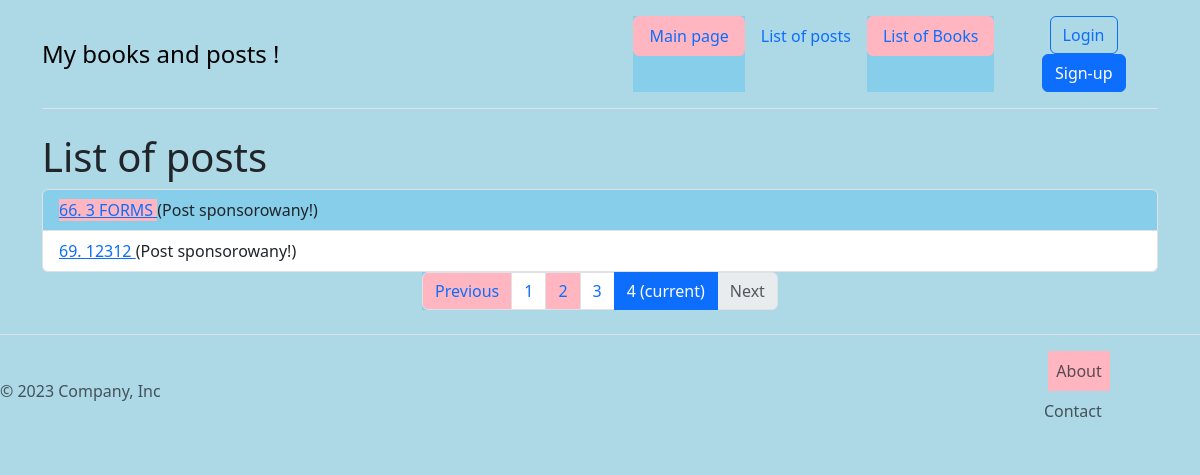
The app's page /posts/?page=4, older data.
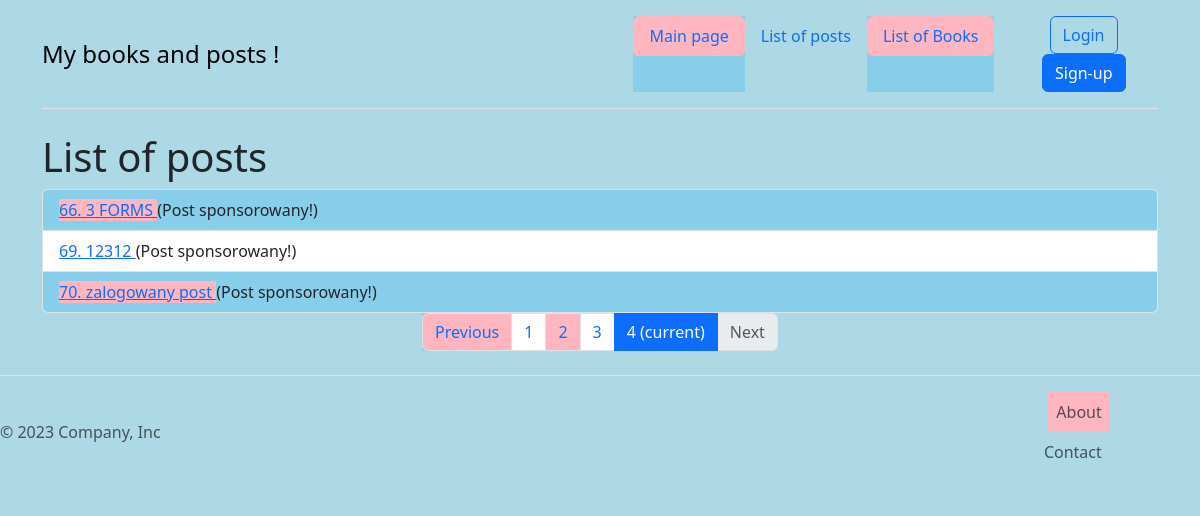
The same page, newer data.
### posts/models.py (models this page shows, shortened)
class Timestamped(models.Model, CheckAgeMixin):
    created = models.DateTimeField(auto_now_add=True)
    modified = models.DateTimeField(auto_now_add=True)
    class Meta:
        abstract = True

class Post(Timestamped):
    title = models.CharField(verbose_name='Tytuł' ,max_length=250)
    content = models.TextField(verbose_name='Treść')
    published = models.BooleanField(verbose_name='Opublikowany', default=False)
    sponsored = models.BooleanField(verbose_name='Sponsorowany', default=False)
    author = models.ForeignKey("auth.User", on_delete=models.CASCADE, related_name="posts")
    tags = models.ManyToManyField("tags.Tag", related_name="posts")
    categories = models.ManyToManyField(Category, related_name='posts', blank=True)
    example_file = models.FileField(upload_to='posts/examples/', blank=True, null=True)
    image = models.ImageField(upload_to="posts/images/%Y/%m/%d", null=True, blank=True)

### posts/views.py (the view)
# urls.py: path('', posts_list, name='list'),
def posts_list(request):
    posts = Post.objects.filter(published=True)
    q = request.GET.get("q")
    if q:
        posts = posts.filter(title__icontains=q)
    paginator = Paginator(posts, 10)
    page_number = request.GET.get('page')
    posts_list = paginator.get_page(page_number)
    context = {'posts_list': posts_list}
    return render(request, 'posts/list.html', context)

### posts/templates/posts/list.html
{% extends 'base.html' %}
{% load static %}
{% block styles %}
<link href="{% static 'posts/css/style.css' %}" rel="stylesheet">
{% endblock %}
{% block content %}
    <h1> List of posts </h1>
    <ul class="list-group">
        {% for post in posts_list %}
            <li class="list-group-item">
                <a href="{% url 'posts:details' post.id %}"> {{ post.id }}. {{ post.title }} </a>
                {% if post.sponsored %}
                    (Post sponsorowany!)
                {% endif %}
            </li>
        {% endfor %}
    </ul>
<nav aria-label="Page navigation">
     <ul class="pagination justify-content-center">
         {% if posts_list.has_previous %}
         <li class="page-item">
            <a class="page-link" href="?page={{ posts_list.previous_page_number }}">Previous</a>
         </li>
         {% else %}
         <li class="page-item disabled">
            <a class="page-link" href="#" tabindex="-1" aria-disabled="True">Previous</a>
         </li>
             {% endif %}
             {% for i in posts_list.paginator.page_range %}
             {% if posts_list.number == i %}
         <li class="page-item active" aria-current="page">
         <span class="page-link">
             {{ i }}
             <span class="sr-only">(current)</span>
         </span>
         </li>
             {% else %}
             <li class="page-item"><a class="page-link" href="?page={{ i }}">{{ i }}</a></li>
             {% endif %}
             {% endfor %}
             {% if posts_list.has_next %}
             <li class="page-item">
             <a class="page-link" href="?page={{ posts_list.next_page_number }}">Next</a>
         </li>
             {% else %}
             <li class="page-item disabled">
             <a class="page-link" href="#" tabindex="-1" aria-disabled="True">Next</a>
         </li>
         {% endif %}
    </ul>
</nav>
{% endblock %}

### templates/base.html (shortened to what this page needs)
{% load static %}
<!DOCTYPE html>
<html lang="en">
<head>
    <link href="https://cdn.jsdelivr.net/npm/bootstrap@5.3.0-alpha3/dist/css/bootstrap.min.css" rel="stylesheet"
>
    <link href="{% static 'main/css/style.css' %}" rel="stylesheet">
    {% block styles %} {% endblock %}
</head>
<body>
        <div class="container">
        <header class="d-flex flex-wrap justify-content-center py-3 mb-4 border-bottom">
          <a href="/" class="d-flex align-items-center mb-3 mb-md-0 me-md-auto link-body-emphasis text-decoration-none">
            <span class="fs-4"> My books and posts !</span>
          </a>
          <ul class="nav nav-pills">
            <li class="nav-item">
                <a href="{% url 'main:hello' %}" class="nav-link"> Main page</a>
            </li>
              <li class="nav-item">
                  <a href="{% url 'posts:list' %}" class="nav-link"> List of posts</a>
              </li>
            <li class="nav-item">
                  <a href="{% url 'books:list' %}" class="nav-link"> List of Books</a>
              </li>
                      <div class="col-md-3 text-end">
                            {% if user.is_authenticated %}
                                <a type="button" class="btn btn-outline-primary me-2" href="{% url 'logout' %}">Logout</a>
                            {% else %}
                                <a type="button" class="btn btn-outline-primary me-2" href="{% url 'login' %}">Login</a>
                                <a type="button" class="btn btn-primary" href="{% url 'register:register' %}">Sign-up</a>
                            {% endif %}
                        </div>
          </ul>
        </header>
        </div>
    <div class="container">
        {% block content %}
        {% endblock %}
    </div>
    <footer class="d-flex flex-wrap justify-content-between align-items-center py-3 my-4 border-top">
    <p class="col-md-4 mb-0 text-body-secondary">© 2023 Company, Inc</p>
    <a href="/" class="col-md-4 d-flex align-items-center justify-content-center mb-3 mb-md-0 me-md-auto link-body-emphasis text-decoration-none">
      <svg class="bi me-2" width="40" height="32"><use xlink:href="#bootstrap"></use></svg>
    </a>
        <nav>
            <ul class="nav col-md-4 justify-content-end">
                <li class="nav-item">
                    <a href="{% url 'main:about' %}" class="nav-link px-2 text-body-secondary"> About </a>
                </li>
                <li class="nav-item">
                    <a href="{% url 'main:contact' %}" class="nav-link px-2 text-body-secondary"> Contact </a>
                </li>
            </ul>
        </nav>
    </footer>
</body>
</html>

### main/static/main/css/style.css (style rules this page uses)
body { background-color: #fff; }

### posts/static/posts/css/style.css (style rules this page uses)
body { background-color: lightblue; }
ul { list-style-type: none; }
ul li:nth-child(odd) { background-color: skyblue; }
ul li:nth-child(odd) a { background-color: lightpink; }
li:nth-child(odd) a { background-color:lavender; }

Row changes from the older to the newer data that the page shows:
added Post: id "70", title "zalogowany post", sponsored "(Post sponsorowany!)"
